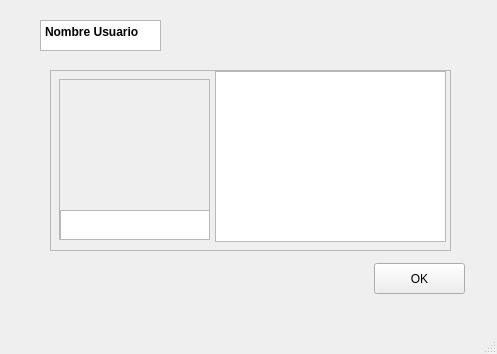
<?xml version="1.0" encoding="UTF-8"?>
<ui version="4.0">
 <class>MainWindow</class>
 <widget class="QMainWindow" name="MainWindow">
  <property name="geometry">
   <rect>
    <x>0</x>
    <y>0</y>
    <width>497</width>
    <height>354</height>
   </rect>
  </property>
  <property name="windowTitle">
   <string>MainWindow</string>
  </property>
  <widget class="QWidget" name="centralwidget">
   <widget class="QWidget" name="widget" native="true">
    <property name="geometry">
     <rect>
      <x>20</x>
      <y>10</y>
      <width>461</width>
      <height>291</height>
     </rect>
    </property>
    <widget class="QPushButton" name="pushButton">
     <property name="geometry">
      <rect>
       <x>354</x>
       <y>253</y>
       <width>91</width>
       <height>31</height>
      </rect>
     </property>
     <property name="text">
      <string>OK</string>
     </property>
    </widget>
    <widget class="QTextBrowser" name="textBrowser">
     <property name="geometry">
      <rect>
       <x>20</x>
       <y>10</y>
       <width>121</width>
       <height>31</height>
      </rect>
     </property>
     <property name="html">
      <string>&lt;!DOCTYPE HTML PUBLIC &quot;-//W3C//DTD HTML 4.0//EN&quot; &quot;http://www.w3.org/TR/REC-html40/strict.dtd&quot;&gt;
&lt;html&gt;&lt;head&gt;&lt;meta name=&quot;qrichtext&quot; content=&quot;1&quot; /&gt;&lt;meta charset=&quot;utf-8&quot; /&gt;&lt;style type=&quot;text/css&quot;&gt;
p, li { white-space: pre-wrap; }
hr { height: 1px; border-width: 0; }
li.unchecked::marker { content: &quot;\2610&quot;; }
li.checked::marker { content: &quot;\2612&quot;; }
&lt;/style&gt;&lt;/head&gt;&lt;body style=&quot; font-family:'Segoe UI'; font-size:9pt; font-weight:400; font-style:normal;&quot;&gt;
&lt;p style=&quot; margin-top:0px; margin-bottom:0px; margin-left:0px; margin-right:0px; -qt-block-indent:0; text-indent:0px;&quot;&gt;&lt;span style=&quot; font-weight:700;&quot;&gt;Nombre Usuario&lt;/span&gt;&lt;/p&gt;&lt;/body&gt;&lt;/html&gt;</string>
     </property>
    </widget>
    <widget class="QWidget" name="widget_2" native="true">
     <property name="geometry">
      <rect>
       <x>20</x>
       <y>50</y>
       <width>421</width>
       <height>201</height>
      </rect>
     </property>
     <widget class="QFrame" name="frame">
      <property name="geometry">
       <rect>
        <x>10</x>
        <y>10</y>
        <width>401</width>
        <height>181</height>
       </rect>
      </property>
      <property name="frameShape">
       <enum>QFrame::StyledPanel</enum>
      </property>
      <property name="frameShadow">
       <enum>QFrame::Raised</enum>
      </property>
      <widget class="QTableView" name="tableView">
       <property name="geometry">
        <rect>
         <x>165</x>
         <y>1</y>
         <width>231</width>
         <height>171</height>
        </rect>
       </property>
      </widget>
      <widget class="QScrollArea" name="scrollArea">
       <property name="geometry">
        <rect>
         <x>9</x>
         <y>9</y>
         <width>151</width>
         <height>161</height>
        </rect>
       </property>
       <property name="widgetResizable">
        <bool>true</bool>
       </property>
       <widget class="QWidget" name="scrollAreaWidgetContents">
        <property name="geometry">
         <rect>
          <x>0</x>
          <y>0</y>
          <width>149</width>
          <height>159</height>
         </rect>
        </property>
        <widget class="QTextEdit" name="textEdit">
         <property name="geometry">
          <rect>
           <x>0</x>
           <y>130</y>
           <width>151</width>
           <height>31</height>
          </rect>
         </property>
        </widget>
       </widget>
      </widget>
     </widget>
    </widget>
   </widget>
  </widget>
  <widget class="QMenuBar" name="menubar">
   <property name="geometry">
    <rect>
     <x>0</x>
     <y>0</y>
     <width>497</width>
     <height>22</height>
    </rect>
   </property>
  </widget>
  <widget class="QStatusBar" name="statusbar"/>
 </widget>
 <resources/>
 <connections/>
</ui>
